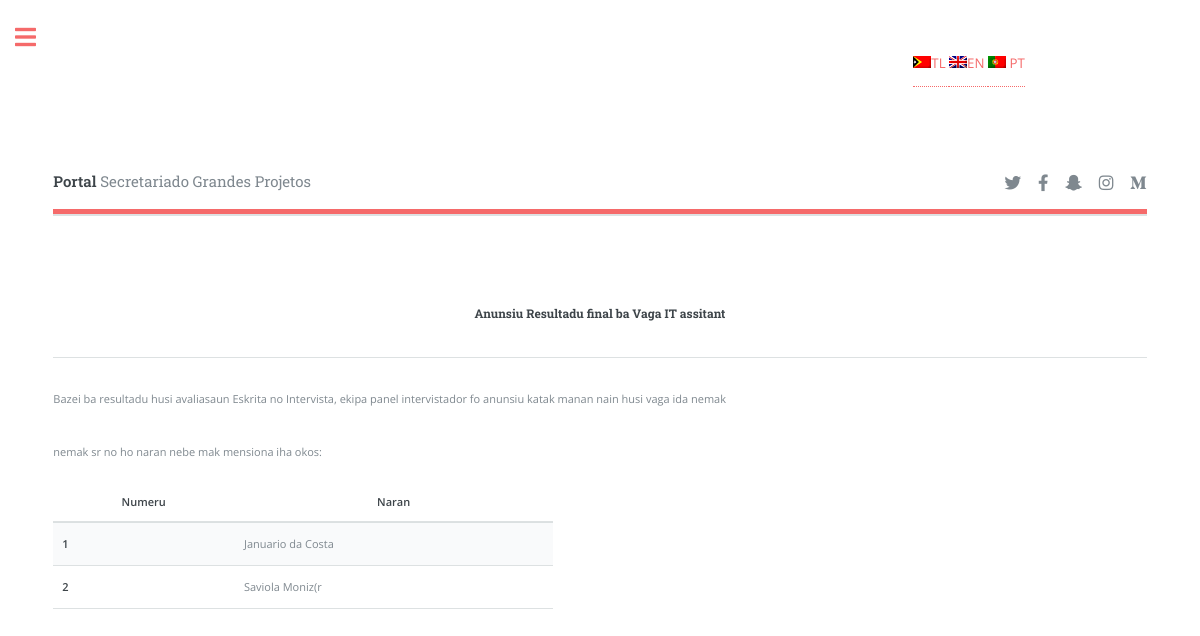
Page /tt/anunsiu/Result-of-it-assitant on the earlier database version.
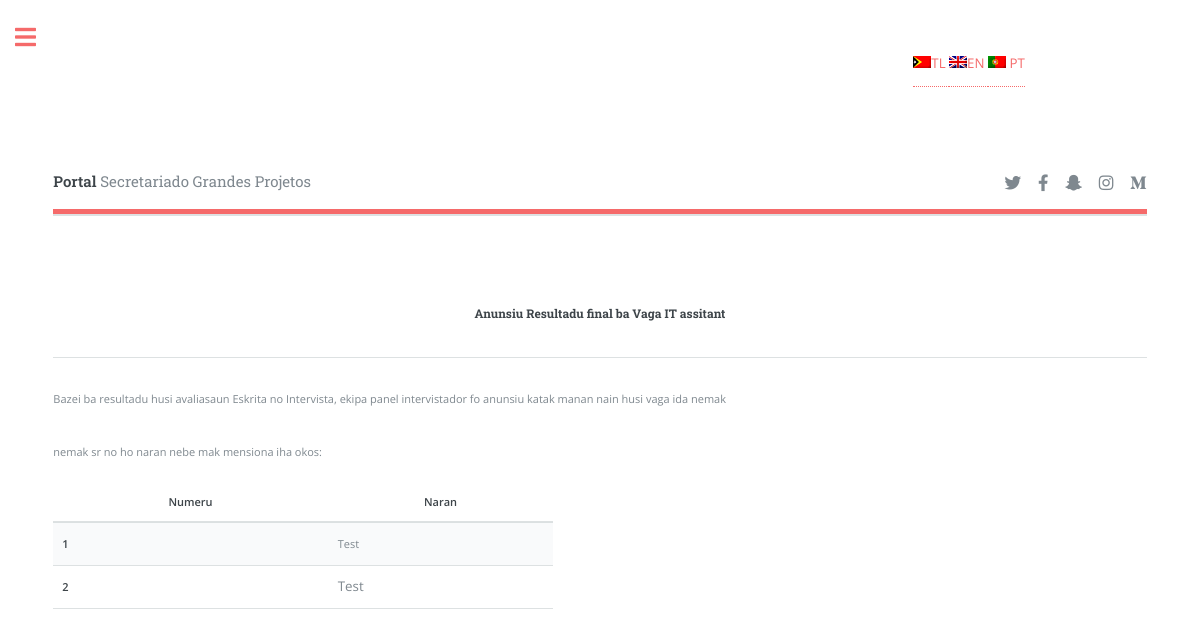
Same page on the later database version.
### mpsapps/models.py (models this page shows, shortened)
class Anunsiu(models.Model):
    title = models.CharField(max_length=50)
    slug = models.SlugField(unique=True)
    image = models.ImageField(upload_to = 'anunsiu',)
    konteudu = RichTextUploadingField()
    data = models.DateField()

### mpsapps/views.py (the view)
# urls.py: path('anunsiu/<slug:slug>',AnunsiuDetailView.as_view(), name ='resultado'),
class AnunsiuDetailView(DetailView):
    context_object_name = 'anunsiu_details'
    model = Anunsiu
    template_name = 'mpsapps/anunsiu-details.html'

### templates/mpsapps/anunsiu-details.html
{% extends 'shared/base.html' %}
{% block section %}
 <section>
    {{anunsiu_details.konteudu|safe}}
 </section>
{% endblock %}

Differences in the rows shown:
changed Anunsiu: konteudu "…okos: Numeru Naran 1 Januario da Costa 2 Saviola Moniz(r" → "…okos: Numeru Naran 1 Test 2 Test"
